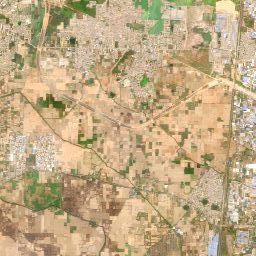
#> input picture data/processed/patches/rgb/1_r0000_c0000_rot90.png, 256 x 256 px; its folder holds only this picture in this run
$ python ingest_sen12.py --data-root ../data/processed/patches/rgb
#> lines starting #> are read from the running program, lines starting #| are printed output that depends on the picture
"""
scripts/ingest_sen12.py
Ingest SEN1-2 or Augmented-SEN1-2 paired patches into the project pipeline.

Expected input layout (Augmented-SEN1-2 from Kaggle):
  <data-root>/
    s1/   — Sentinel-1 SAR patches (PNG or TIFF, named by tile ID)
    s2/   — Sentinel-2 optical patches (PNG or TIFF, same tile IDs)

OR full SEN1-2 layout:
  <data-root>/
    SEN1-2/
      ROIs<N>_<season>/
        s1_<N>_<season>/   — SAR
        s2_<N>_<season>/   — optical

Outputs:
  data/sen12/sar/     — validated, renamed SAR patches
  data/sen12/rgb/     — validated optical patches
  data/sen12_manifest.csv   — full manifest with scene/split/traceability

Scene-disjoint split strategy:
  - Groups patches by their ROI / region prefix in the filename
  - Never mixes patches from the same ROI across train/val/test
  - 70% train / 15% val / 15% test by ROI count

Cloud filtering:
  - Optical patches with mean brightness > 210 (on 0-255 scale) are
    likely cloud-dominated → skipped
  - Optical patches with std < 5 (nearly uniform → fog/water) can
    optionally be kept (flag --keep-uniform)

Usage:
    kaggle datasets download shambac/augmented-sentinel-1-2 -p data/raw/
    unzip data/raw/augmented-sentinel-1-2.zip -d data/raw/sen12/
    python scripts/ingest_sen12.py --data-root data/raw/sen12 --max-patches 5000

    # For full SEN1-2 (one season):
    python scripts/ingest_sen12.py --data-root data/raw/SEN1-2/ROIs1970_fall \\
        --max-patches 8000 --layout fullsen12
"""
from __future__ import annotations

import argparse
import csv
import random
import sys
from pathlib import Path
from typing import Dict, List, Tuple

import numpy as np
from PIL import Image

PROJECT_ROOT = Path(__file__).resolve().parent.parent
sys.path.insert(0, str(PROJECT_ROOT))

PATCH_SIZE = 256


# ── Image loading ─────────────────────────────────────────────────────────────

def _load_as_rgb_uint8(path: Path) -> np.ndarray | None:
    """Load any image as (H, W, 3) uint8. Returns None on failure."""
    try:
        img = Image.open(path).convert("RGB")
        return np.array(img)
    except Exception:
        return None


def _load_as_gray_float(path: Path) -> np.ndarray | None:
    """Load any image as (H, W) float32 in [0,1]. Returns None on failure."""
    try:
        if path.suffix.lower() in {".tif", ".tiff"}:
            try:
                import rasterio
                with rasterio.open(path) as src:
                    arr = src.read().astype(np.float32).mean(axis=0)
            except ImportError:
                arr = np.array(Image.open(path).convert("L"), dtype=np.float32)
        else:
            arr = np.array(Image.open(path).convert("L"), dtype=np.float32)
        lo, hi = np.percentile(arr, 2), np.percentile(arr, 98)
        if hi - lo < 1e-9:
            return None
        return np.clip((arr - lo) / (hi - lo), 0.0, 1.0)
    except Exception:
        return None


# ── Cloud / quality filter ────────────────────────────────────────────────────

def _is_cloudy(rgb: np.ndarray, brightness_thresh: int = 210) -> bool:
    """True if optical patch is likely cloud-dominated (too bright)."""
    return float(rgb.mean()) > brightness_thresh


def _is_too_dark(sar: np.ndarray, dark_thresh: float = 0.02) -> bool:
    """True if SAR patch is nearly all zero (no-data region)."""
    return float(sar.mean()) < dark_thresh


# ── Pair discovery ────────────────────────────────────────────────────────────

def _find_pairs_flat(data_root: Path) -> List[Tuple[Path, Path, str]]:
    """Discover (sar_path, rgb_path, tile_id) from a flat s1/ s2/ layout."""
    s1_dir = data_root / "s1"
    s2_dir = data_root / "s2"
    if not s1_dir.exists() or not s2_dir.exists():
        # Try top-level
        s1_dir = data_root
        s2_dir = data_root

    exts = {".png", ".jpg", ".jpeg", ".tif", ".tiff"}
    s1_files: Dict[str, Path] = {}
    s2_files: Dict[str, Path] = {}

    for p in sorted(s1_dir.rglob("*")):
        if p.suffix.lower() in exts and p.is_file():
            s1_files[p.stem] = p

    for p in sorted(s2_dir.rglob("*")):
        if p.suffix.lower() in exts and p.is_file() and p.stem not in s1_files:
            s2_files[p.stem] = p

    # If same directory, try to separate by name pattern
    if not s2_files:
        all_files = {p.stem: p for p in sorted(data_root.rglob("*"))
                     if p.suffix.lower() in exts and p.is_file()}
        s1_files = {k: v for k, v in all_files.items() if "s1" in k.lower()}
        s2_files = {k: v for k, v in all_files.items() if "s2" in k.lower()}

    common = set(s1_files) & set(s2_files)
    if not common:
        # Match by stem (same name in different dirs)
        s1_stems = {p.stem: p for p in sorted(s1_dir.rglob("*"))
                    if p.suffix.lower() in exts and p.is_file()}
        s2_stems = {p.stem: p for p in sorted(s2_dir.rglob("*"))
                    if p.suffix.lower() in exts and p.is_file()}
        common = set(s1_stems) & set(s2_stems)
        return [(s1_stems[k], s2_stems[k], k) for k in sorted(common)]

    return [(s1_files[k], s2_files[k], k) for k in sorted(common)]


def _find_pairs_fullsen12(data_root: Path) -> List[Tuple[Path, Path, str]]:
    """Discover pairs from full SEN1-2 ROI directory layout."""
    pairs = []
    for s1_dir in sorted(data_root.rglob("s1_*")):
        if not s1_dir.is_dir():
            continue
        s2_name = s1_dir.name.replace("s1_", "s2_")
        s2_dir  = s1_dir.parent / s2_name
        if not s2_dir.is_dir():
            continue
        exts = {".png", ".tif", ".tiff"}
        s1_fs = {p.stem: p for p in sorted(s1_dir.iterdir())
                 if p.suffix.lower() in exts}
        s2_fs = {p.stem: p for p in sorted(s2_dir.iterdir())
                 if p.suffix.lower() in exts}
        for stem in sorted(set(s1_fs) & set(s2_fs)):
            region = s1_dir.name   # e.g. s1_1970_fall
            tile_id = f"{region}__{stem}"
            pairs.append((s1_fs[stem], s2_fs[stem], tile_id))
    return pairs


# ── Region extraction (for scene-disjoint split) ──────────────────────────────

def _extract_region(tile_id: str) -> str:
    """Extract a region/scene prefix from tile_id for scene-disjoint split."""
    # SEN1-2 tile IDs often contain ROI numbers: e.g. ROIs1970_fall__p001
    import re
    m = re.match(r"(ROI[sS]?\d+[_a-z]*)", tile_id, re.IGNORECASE)
    if m:
        return m.group(1)
    # Augmented SEN1-2: often "season_NNNN" → use first 3 digits as region
    m = re.search(r"(\d{3})", tile_id)
    if m:
        return m.group(1)
    return tile_id[:8]   # fallback: first 8 chars


# ── Main ──────────────────────────────────────────────────────────────────────

def main() -> None:
    parser = argparse.ArgumentParser(
        description="Ingest SEN1-2 / Augmented-SEN1-2 patches into the project."
    )
    parser.add_argument("--data-root", type=Path, required=True,
                        help="Root of downloaded SEN1-2 data")
    parser.add_argument("--output-dir", type=Path, default=Path("data/sen12"),
                        help="Where to place processed patches")
    parser.add_argument("--manifest-out", type=Path, default=Path("data/sen12_manifest.csv"))
    parser.add_argument("--max-patches", type=int, default=6000,
                        help="Maximum number of patches to ingest (after quality filter)")
    parser.add_argument("--layout", choices=["flat", "fullsen12"], default="flat",
                        help="'flat' for Kaggle augmented, 'fullsen12' for ROI layout")
    parser.add_argument("--seed", type=int, default=42)
    parser.add_argument("--train-frac", type=float, default=0.70)
    parser.add_argument("--val-frac",   type=float, default=0.15)
    parser.add_argument("--verify-only", action="store_true",
                        help="Only verify the data layout without copying files")
    args = parser.parse_args()

    rng = random.Random(args.seed)
    data_root = (PROJECT_ROOT / args.data_root).resolve()
    out_dir   = (PROJECT_ROOT / args.output_dir).resolve()
    out_sar   = out_dir / "sar"
    out_rgb   = out_dir / "rgb"

    if not args.verify_only:
        out_sar.mkdir(parents=True, exist_ok=True)
        out_rgb.mkdir(parents=True, exist_ok=True)

    print(f"[ingest_sen12] Scanning {data_root} (layout={args.layout}) ...")
    if args.layout == "fullsen12":
        pairs = _find_pairs_fullsen12(data_root)
    else:
        pairs = _find_pairs_flat(data_root)

    print(f"[ingest_sen12] Found {len(pairs)} candidate pairs.")

    if args.verify_only:
        print(f"[ingest_sen12] --verify-only: first 5 pairs:")
        for s, r, tid in pairs[:5]:
            print(f"  SAR: {s.name}  RGB: {r.name}  ID: {tid}")
        return

    # Scene-disjoint split by region
    regions: Dict[str, list] = {}
    for s, r, tid in pairs:
        reg = _extract_region(tid)
        regions.setdefault(reg, []).append((s, r, tid))

    region_list = sorted(regions.keys())
    rng.shuffle(region_list)
    n = len(region_list)
    n_train = max(1, round(n * args.train_frac))
    n_val   = max(1, round(n * args.val_frac))
    n_test  = n - n_train - n_val
    if n_test < 1:
        n_val  -= 1
        n_test  = n - n_train - n_val

    train_regions = set(region_list[:n_train])
    val_regions   = set(region_list[n_train:n_train + n_val])
    test_regions  = set(region_list[n_train + n_val:])

    print(f"[ingest_sen12] Regions: {n_train} train, {n_val} val, {n_test} test")

    manifest_rows = []
    accepted = skipped_cloud = skipped_dark = skipped_shape = 0
    split_counts = {"train": 0, "val": 0, "test": 0}

    # Process all pairs
    all_with_split = []
    for s_path, r_path, tid in pairs:
        reg = _extract_region(tid)
        if reg in train_regions:
            split = "train"
        elif reg in val_regions:
            split = "val"
        elif reg in test_regions:
            split = "test"
        else:
            continue
        all_with_split.append((s_path, r_path, tid, split))

    # Shuffle so max-patch limit samples evenly from all splits
    rng.shuffle(all_with_split)

    for s_path, r_path, tid, split in all_with_split:
        if accepted >= args.max_patches:
            break

        sar_arr = _load_as_gray_float(s_path)
#> in _load_as_gray_float, `arr = np.array(Image.open(path).convert("L"), dtype=np.float32)`:
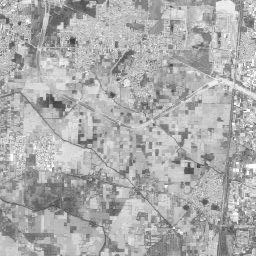
#> arr: shape (256, 256) float32; min 43, max 255, mean 172.6
#> in _load_as_gray_float, `lo, hi = np.percentile(arr, 2), np.percentile(arr, 98)`: lo = 102; hi = 228
#> in _load_as_gray_float, `return np.clip((arr - lo) / (hi - lo), 0.0, 1.0)`:
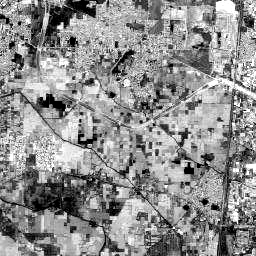
#> returned value: shape (256, 256) float32; min 0, max 1, mean 0.561
        rgb_arr = _load_as_rgb_uint8(r_path)
#> in _load_as_rgb_uint8, img is the input picture: PIL image 256x256 RGB; mean R, G, B 193.2, 169.9, 132.5

        if sar_arr is None or rgb_arr is None:
            skipped_shape += 1
            continue

        # Size check
        if sar_arr.shape[0] < PATCH_SIZE or sar_arr.shape[1] < PATCH_SIZE:
            skipped_shape += 1
            continue

        # Quality filters
        if _is_cloudy(rgb_arr):
            skipped_cloud += 1
            continue
        if _is_too_dark(sar_arr):
            skipped_dark += 1
            continue

        # Resize to 256×256 if needed
        h, w = sar_arr.shape[:2]
#> h = 256; w = 256
        if h != PATCH_SIZE or w != PATCH_SIZE:
            sar_img  = Image.fromarray((sar_arr * 255).astype(np.uint8), "L")
            rgb_img  = Image.fromarray(rgb_arr, "RGB")
            sar_arr  = np.array(sar_img.resize((PATCH_SIZE, PATCH_SIZE))) / 255.0
            rgb_arr  = np.array(rgb_img.resize((PATCH_SIZE, PATCH_SIZE)))

        # Save
        safe_tid = tid.replace("/", "_").replace("\\", "_").replace(" ", "_")
        out_sar_path = out_sar / f"sen12_{safe_tid}.png"
        out_rgb_path = out_rgb / f"sen12_{safe_tid}.png"
        Image.fromarray((sar_arr * 255).astype(np.uint8), "L").save(out_sar_path)
        Image.fromarray(rgb_arr, "RGB").save(out_rgb_path)

        rel_sar = out_sar_path.relative_to(PROJECT_ROOT).as_posix()
        rel_rgb = out_rgb_path.relative_to(PROJECT_ROOT).as_posix()
        manifest_rows.append({
            "scene_id":       _extract_region(tid),
            "source_dataset": "sen12",
            "split":          split,
            "sar_path":       rel_sar,
            "rgb_path":       rel_rgb,
            "patch_x":        0,
            "patch_y":        0,
            "patch_size":     PATCH_SIZE,
        })
        split_counts[split] += 1
        accepted += 1

    print(f"\n[ingest_sen12] Accepted: {accepted}")
    print(f"  Train: {split_counts['train']}, Val: {split_counts['val']}, Test: {split_counts['test']}")
    print(f"  Skipped — cloud: {skipped_cloud}, dark: {skipped_dark}, shape: {skipped_shape}")

    # Write manifest
    manifest_path = (PROJECT_ROOT / args.manifest_out).resolve()
    manifest_path.parent.mkdir(parents=True, exist_ok=True)
    with open(manifest_path, "w", newline="", encoding="utf-8") as f:
        w = csv.DictWriter(f, fieldnames=[
            "scene_id", "source_dataset", "split",
            "sar_path", "rgb_path", "patch_x", "patch_y", "patch_size",
        ])
        w.writeheader()
        w.writerows(manifest_rows)
    print(f"[ingest_sen12] Manifest: {manifest_path}")


if __name__ == "__main__":
    main()

$ run again, on data/processed/patches/rgb/1_r0000_c1152_flipv.png
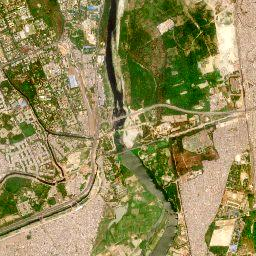
#> input picture data/processed/patches/rgb/1_r0000_c1152_flipv.png, 256 x 256 px
#> in _load_as_gray_float, `arr = np.array(Image.open(path).convert("L"), dtype=np.float32)`:
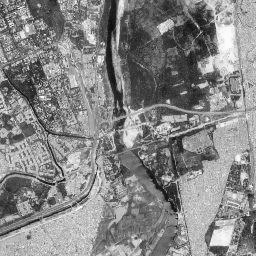
#> arr: shape (256, 256) float32; min 5, max 252, mean 133.2
#> lo = 37; hi = 230
#> in _load_as_gray_float, `return np.clip((arr - lo) / (hi - lo), 0.0, 1.0)`:
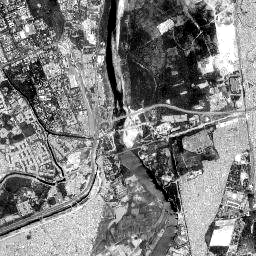
#> returned value: shape (256, 256) float32; min 0, max 1, mean 0.498
#> in _load_as_rgb_uint8, img is the input picture: PIL image 256x256 RGB; mean R, G, B 144.3, 136.6, 86.3
#> h = 256

$ run again, on data/processed/patches/rgb/1_r0000_c1536_rot270.png
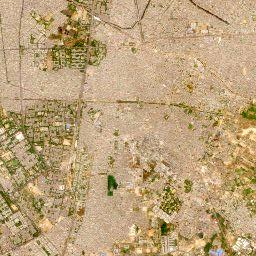
#> input picture data/processed/patches/rgb/1_r0000_c1536_rot270.png, 256 x 256 px
#> in _load_as_gray_float, `arr = np.array(Image.open(path).convert("L"), dtype=np.float32)`:
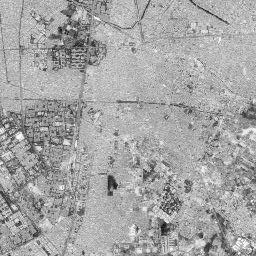
#> arr: shape (256, 256) float32; min 7, max 252, mean 165.4
#> lo = 75; hi = 222
#> in _load_as_gray_float, `return np.clip((arr - lo) / (hi - lo), 0.0, 1.0)`:
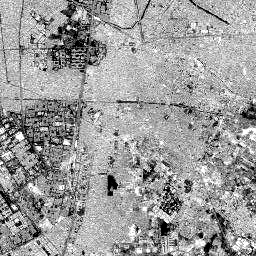
#> returned value: shape (256, 256) float32; min 0, max 1, mean 0.616
#> in _load_as_rgb_uint8, img is the input picture: PIL image 256x256 RGB; mean R, G, B 188.2, 162.1, 122.5
#> h = 256

$ run again, on data/processed/patches/rgb/1_r0000_c1792_flipv.png
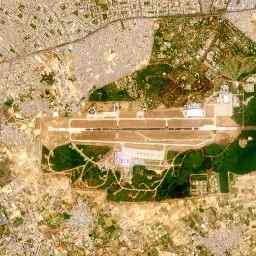
#> input picture data/processed/patches/rgb/1_r0000_c1792_flipv.png, 256 x 256 px
#> in _load_as_gray_float, `arr = np.array(Image.open(path).convert("L"), dtype=np.float32)`:
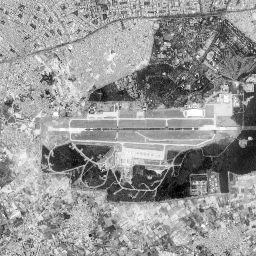
#> arr: shape (256, 256) float32; min 0, max 255, mean 150
#> lo = 36; hi = 233
#> in _load_as_gray_float, `return np.clip((arr - lo) / (hi - lo), 0.0, 1.0)`:
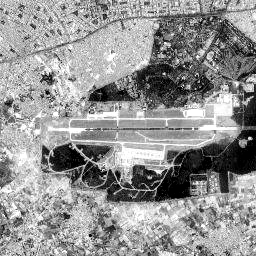
#> returned value: shape (256, 256) float32; min 0, max 1, mean 0.579
#> in _load_as_rgb_uint8, img is the input picture: PIL image 256x256 RGB; mean R, G, B 172.5, 148.7, 97.6
#> h = 256

$ run again, on data/processed/patches/rgb/1_r0000_c0256_orig.png
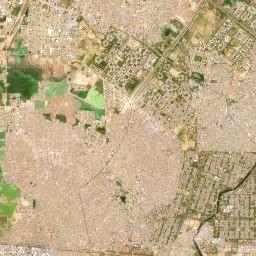
#> input picture data/processed/patches/rgb/1_r0000_c0256_orig.png, 256 x 256 px
#> in _load_as_gray_float, `arr = np.array(Image.open(path).convert("L"), dtype=np.float32)`:
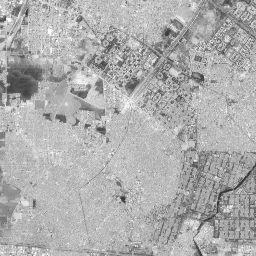
#> arr: shape (256, 256) float32; min 36, max 253, mean 173.4
#> lo = 91; hi = 225
#> in _load_as_gray_float, `return np.clip((arr - lo) / (hi - lo), 0.0, 1.0)`:
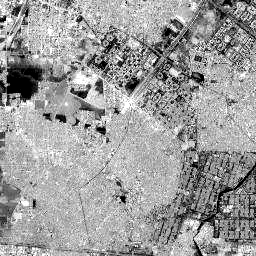
#> returned value: shape (256, 256) float32; min 0, max 1, mean 0.616
#> in _load_as_rgb_uint8, img is the input picture: PIL image 256x256 RGB; mean R, G, B 191, 171.3, 138
#> h = 256
